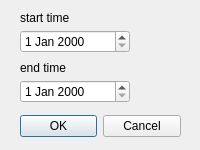
<?xml version="1.0" encoding="UTF-8"?>
<ui version="4.0">
 <class>CustomTimePanel</class>
 <widget class="QDialog" name="CustomTimePanel">
  <property name="geometry">
   <rect>
    <x>0</x>
    <y>0</y>
    <width>200</width>
    <height>150</height>
   </rect>
  </property>
  <property name="minimumSize">
   <size>
    <width>200</width>
    <height>150</height>
   </size>
  </property>
  <property name="maximumSize">
   <size>
    <width>200</width>
    <height>150</height>
   </size>
  </property>
  <property name="windowTitle">
   <string>CustomPanel</string>
  </property>
  <widget class="QLabel" name="label">
   <property name="geometry">
    <rect>
     <x>20</x>
     <y>10</y>
     <width>61</width>
     <height>16</height>
    </rect>
   </property>
   <property name="text">
    <string>start time</string>
   </property>
  </widget>
  <widget class="QLabel" name="label_2">
   <property name="geometry">
    <rect>
     <x>20</x>
     <y>60</y>
     <width>61</width>
     <height>16</height>
    </rect>
   </property>
   <property name="text">
    <string>end time</string>
   </property>
  </widget>
  <widget class="QDialogButtonBox" name="buttonBox">
   <property name="geometry">
    <rect>
     <x>20</x>
     <y>110</y>
     <width>161</width>
     <height>32</height>
    </rect>
   </property>
   <property name="orientation">
    <enum>Qt::Horizontal</enum>
   </property>
   <property name="standardButtons">
    <set>QDialogButtonBox::Cancel|QDialogButtonBox::Ok</set>
   </property>
  </widget>
  <widget class="QDateEdit" name="dateEdit">
   <property name="geometry">
    <rect>
     <x>20</x>
     <y>30</y>
     <width>110</width>
     <height>23</height>
    </rect>
   </property>
  </widget>
  <widget class="QDateEdit" name="dateEdit_2">
   <property name="geometry">
    <rect>
     <x>20</x>
     <y>80</y>
     <width>110</width>
     <height>23</height>
    </rect>
   </property>
  </widget>
 </widget>
 <resources/>
 <connections>
  <connection>
   <sender>buttonBox</sender>
   <signal>accepted()</signal>
   <receiver>CustomTimePanel</receiver>
   <slot>accept()</slot>
   <hints>
    <hint type="sourcelabel">
     <x>132</x>
     <y>127</y>
    </hint>
    <hint type="destinationlabel">
     <x>161</x>
     <y>79</y>
    </hint>
   </hints>
  </connection>
  <connection>
   <sender>buttonBox</sender>
   <signal>rejected()</signal>
   <receiver>CustomTimePanel</receiver>
   <slot>reject()</slot>
   <hints>
    <hint type="sourcelabel">
     <x>157</x>
     <y>122</y>
    </hint>
    <hint type="destinationlabel">
     <x>159</x>
     <y>47</y>
    </hint>
   </hints>
  </connection>
 </connections>
</ui>
